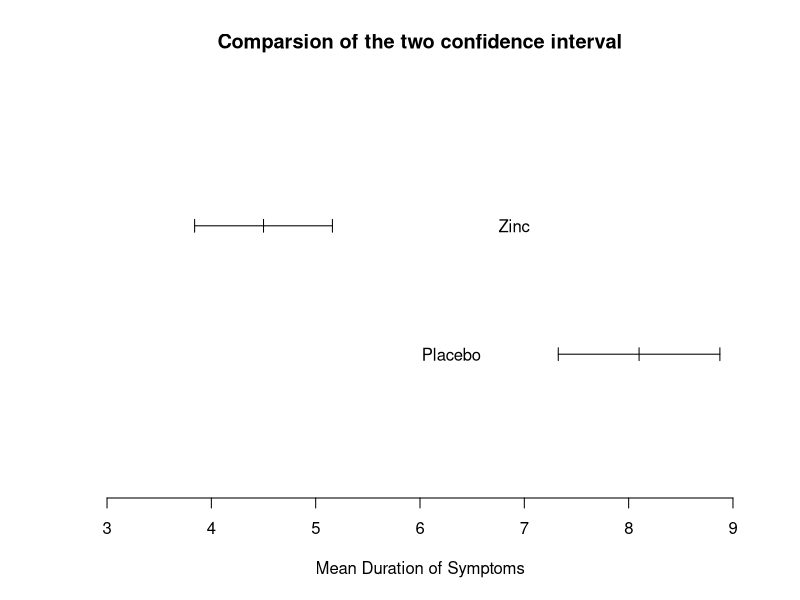

Recreate this plot in R.
## ---- chunk 1
n1 = 25;n2 = 23
mu1 = 4.5; mu2 = 8.1
sd1 = 1.6/sqrt(25); sd2 = 1.8/sqrt(23)
t <- qt((1 - 0.95)/2, df = 24, lower.tail = F);t
## ---- chunk 2
mu1 - t * sd1; mu1 + t * sd1
## ---- chunk 3
mu2 - t * sd2; mu2 + t * sd2
## ---- chunk 4
plot(c(0,3),type='n',xlim=c(3,9),xlab='Mean Duration of Symptoms',ylab='',axes=F,
     main='Comparsion of the two confidence interval')

lines(c(3.8396,5.1604),c(2,2))
text(6.9,2,labels='Zinc')
lines(c(mu1 - t * sd1, mu1 - t * sd1),c(1.95,2.05))
lines(c(mu1, mu1),c(1.95,2.05))
lines(c(mu1 + t * sd1, mu1 + t * sd1),c(1.95,2.05))

lines(c(7.3254, 8.8746),c(1,1))
text(6.3,1,labels='Placebo')
lines(c(mu2 - t * sd2, mu2 - t * sd2),c(0.95,1.05))
lines(c(mu2, mu2),c(0.95,1.05))
lines(c(mu2 + t * sd2,mu2 + t * sd2),c(0.95,1.05))

axis(1)
